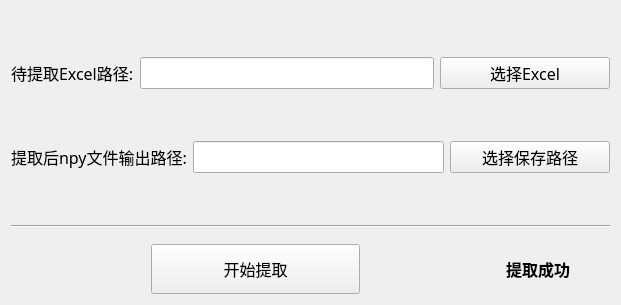
<?xml version="1.0" encoding="UTF-8"?>
<ui version="4.0">
 <class>Form</class>
 <widget class="QWidget" name="Form">
  <property name="geometry">
   <rect>
    <x>0</x>
    <y>0</y>
    <width>621</width>
    <height>305</height>
   </rect>
  </property>
  <property name="windowTitle">
   <string>imzml处理软件</string>
  </property>
  <property name="windowIcon">
   <iconset>
    <normaloff>:/newPrefix/Mydata/panda.ico</normaloff>:/newPrefix/Mydata/panda.ico</iconset>
  </property>
  <layout class="QHBoxLayout" name="horizontalLayout_10">
   <item>
    <layout class="QVBoxLayout" name="verticalLayout_3">
     <item>
      <spacer name="verticalSpacer">
       <property name="orientation">
        <enum>Qt::Vertical</enum>
       </property>
       <property name="sizeHint" stdset="0">
        <size>
         <width>20</width>
         <height>28</height>
        </size>
       </property>
      </spacer>
     </item>
     <item>
      <layout class="QHBoxLayout" name="horizontalLayout">
       <item>
        <widget class="QLabel" name="label">
         <property name="font">
          <font>
           <family>微软雅黑</family>
           <pointsize>12</pointsize>
          </font>
         </property>
         <property name="text">
          <string>待提取Excel路径:</string>
         </property>
        </widget>
       </item>
       <item>
        <widget class="QLineEdit" name="lineEdit_1">
         <property name="sizePolicy">
          <sizepolicy hsizetype="Expanding" vsizetype="Maximum">
           <horstretch>0</horstretch>
           <verstretch>0</verstretch>
          </sizepolicy>
         </property>
         <property name="maximumSize">
          <size>
           <width>16777215</width>
           <height>40</height>
          </size>
         </property>
         <property name="font">
          <font>
           <family>Adobe 黑体 Std R</family>
           <pointsize>12</pointsize>
          </font>
         </property>
        </widget>
       </item>
       <item>
        <widget class="QPushButton" name="pushButton_1">
         <property name="sizePolicy">
          <sizepolicy hsizetype="Minimum" vsizetype="Maximum">
           <horstretch>0</horstretch>
           <verstretch>0</verstretch>
          </sizepolicy>
         </property>
         <property name="minimumSize">
          <size>
           <width>170</width>
           <height>0</height>
          </size>
         </property>
         <property name="maximumSize">
          <size>
           <width>120</width>
           <height>40</height>
          </size>
         </property>
         <property name="font">
          <font>
           <family>微软雅黑</family>
           <pointsize>12</pointsize>
          </font>
         </property>
         <property name="text">
          <string>选择Excel</string>
         </property>
         <property name="icon">
          <iconset resource="../../TargetExtract/me.qrc">
           <normaloff>:/newPrefix/Button_Image/excel.png</normaloff>:/newPrefix/Button_Image/excel.png</iconset>
         </property>
         <property name="iconSize">
          <size>
           <width>35</width>
           <height>35</height>
          </size>
         </property>
        </widget>
       </item>
      </layout>
     </item>
     <item>
      <spacer name="verticalSpacer_3">
       <property name="orientation">
        <enum>Qt::Vertical</enum>
       </property>
       <property name="sizeHint" stdset="0">
        <size>
         <width>513</width>
         <height>13</height>
        </size>
       </property>
      </spacer>
     </item>
     <item>
      <layout class="QHBoxLayout" name="horizontalLayout_6">
       <item>
        <widget class="QLabel" name="label_5">
         <property name="font">
          <font>
           <family>微软雅黑</family>
           <pointsize>12</pointsize>
          </font>
         </property>
         <property name="text">
          <string>提取后npy文件输出路径:</string>
         </property>
        </widget>
       </item>
       <item>
        <widget class="QLineEdit" name="lineEdit_3">
         <property name="sizePolicy">
          <sizepolicy hsizetype="Expanding" vsizetype="Maximum">
           <horstretch>0</horstretch>
           <verstretch>0</verstretch>
          </sizepolicy>
         </property>
         <property name="maximumSize">
          <size>
           <width>16777215</width>
           <height>40</height>
          </size>
         </property>
         <property name="font">
          <font>
           <family>Adobe 黑体 Std R</family>
           <pointsize>12</pointsize>
          </font>
         </property>
        </widget>
       </item>
       <item>
        <widget class="QPushButton" name="pushButton_2">
         <property name="sizePolicy">
          <sizepolicy hsizetype="Minimum" vsizetype="Maximum">
           <horstretch>0</horstretch>
           <verstretch>0</verstretch>
          </sizepolicy>
         </property>
         <property name="minimumSize">
          <size>
           <width>160</width>
           <height>0</height>
          </size>
         </property>
         <property name="maximumSize">
          <size>
           <width>120</width>
           <height>40</height>
          </size>
         </property>
         <property name="font">
          <font>
           <family>微软雅黑</family>
           <pointsize>12</pointsize>
          </font>
         </property>
         <property name="text">
          <string>选择保存路径</string>
         </property>
         <property name="icon">
          <iconset resource="../../TargetExtract/me.qrc">
           <normaloff>:/newPrefix/Button_Image/filebrowser.png</normaloff>:/newPrefix/Button_Image/filebrowser.png</iconset>
         </property>
         <property name="iconSize">
          <size>
           <width>35</width>
           <height>35</height>
          </size>
         </property>
        </widget>
       </item>
      </layout>
     </item>
     <item>
      <spacer name="verticalSpacer_2">
       <property name="orientation">
        <enum>Qt::Vertical</enum>
       </property>
       <property name="sizeHint" stdset="0">
        <size>
         <width>20</width>
         <height>40</height>
        </size>
       </property>
      </spacer>
     </item>
     <item>
      <widget class="Line" name="line">
       <property name="orientation">
        <enum>Qt::Horizontal</enum>
       </property>
      </widget>
     </item>
     <item>
      <layout class="QHBoxLayout" name="horizontalLayout_4" stretch="2,3,2,0,0">
       <property name="topMargin">
        <number>10</number>
       </property>
       <item>
        <spacer name="horizontalSpacer_4">
         <property name="orientation">
          <enum>Qt::Horizontal</enum>
         </property>
         <property name="sizeHint" stdset="0">
          <size>
           <width>40</width>
           <height>20</height>
          </size>
         </property>
        </spacer>
       </item>
       <item>
        <widget class="QPushButton" name="pushButton_4">
         <property name="sizePolicy">
          <sizepolicy hsizetype="Minimum" vsizetype="Minimum">
           <horstretch>0</horstretch>
           <verstretch>0</verstretch>
          </sizepolicy>
         </property>
         <property name="minimumSize">
          <size>
           <width>120</width>
           <height>50</height>
          </size>
         </property>
         <property name="font">
          <font>
           <family>微软雅黑</family>
           <pointsize>12</pointsize>
          </font>
         </property>
         <property name="text">
          <string>开始提取</string>
         </property>
        </widget>
       </item>
       <item>
        <spacer name="horizontalSpacer_5">
         <property name="orientation">
          <enum>Qt::Horizontal</enum>
         </property>
         <property name="sizeHint" stdset="0">
          <size>
           <width>40</width>
           <height>20</height>
          </size>
         </property>
        </spacer>
       </item>
       <item>
        <widget class="QLabel" name="label_2">
         <property name="font">
          <font>
           <family>微软雅黑</family>
           <pointsize>12</pointsize>
           <weight>75</weight>
           <bold>true</bold>
          </font>
         </property>
         <property name="text">
          <string>提取成功</string>
         </property>
        </widget>
       </item>
       <item>
        <spacer name="horizontalSpacer">
         <property name="orientation">
          <enum>Qt::Horizontal</enum>
         </property>
         <property name="sizeHint" stdset="0">
          <size>
           <width>40</width>
           <height>20</height>
          </size>
         </property>
        </spacer>
       </item>
      </layout>
     </item>
    </layout>
   </item>
  </layout>
 </widget>
 <resources>
  <include location="../../TargetExtract/me.qrc"/>
 </resources>
 <connections/>
 <slots>
  <slot>TargetMass_Extract()</slot>
  <slot>InnerStandard_Solve()</slot>
 </slots>
</ui>
